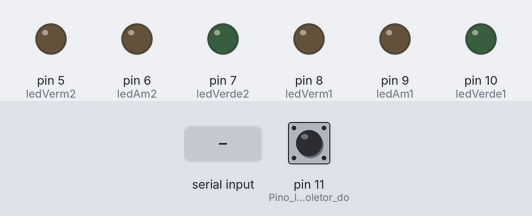
Simulated run of this sketch. Board: Arduino Uno, built with avr-gcc and run on an emulated ATmega328P. Parts: output pins drawn as LEDs (lit = HIGH). The inputs (shaded band) are chosen by the test bench; at power-on: pin 11 (Pino_ligado_ao_coletor_do) HIGH.

Above: at 1.2 s.
1.3 s: byte 1 (1) received over Serial
At 1.8 s:
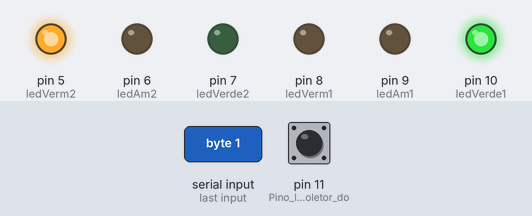
2.8 s: byte 2 (2) received over Serial
At 4.0 s:
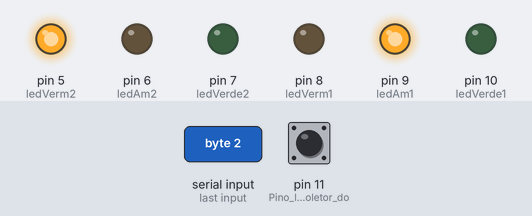
4.3 s: byte 3 (3) received over Serial
At 5.3 s:
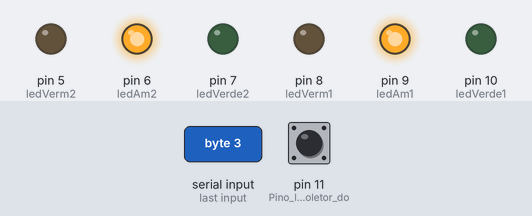
5.8 s: byte 4 (4) received over Serial
At 6.4 s:
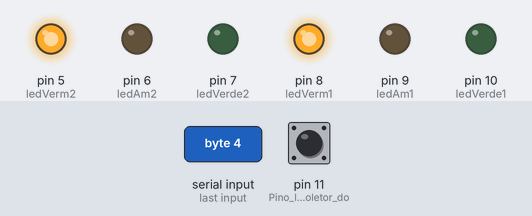
7.3 s: byte 5 (5) received over Serial
At 7.6 s:
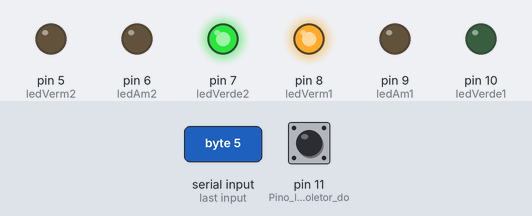
8.8 s: byte 2 (2) received over Serial
At 9.9 s:
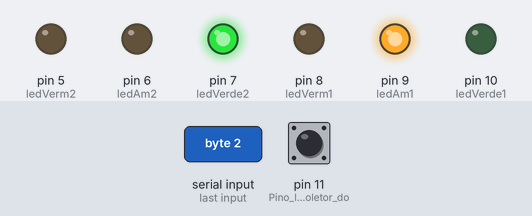
Timing chart, 0 to 11.3 s (numbered marks = the images above; inputs shaded):
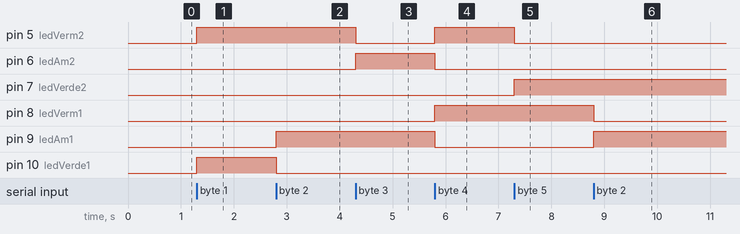

The sketch:

asd.ino
```cpp
#include <Thread.h>
#include <ThreadController.h>
#include <Ultrasonic.h>

int ledVerde1 =  10; //atribui o pino 10 a variável ledPin
int ledVerde2 =  7; //atribui o pino 13 a variável ledPin
int ledAm1 =  9; //atribui o pino 13 a variável ledPin
int ledAm2 =  6; //atribui o pino 13 a variável ledPin
int ledVerm1 =  8; //atribui o pino 13 a variável ledPin
int ledVerm2 =  5; //atribui o pino 13 a variável ledPin
int dado; //variável que receberá os dados da porta serial
int objeto = 0;
int leitura;
int estadoled = 0;
Thread threadControllerSemaforo = Thread();
Thread threadControllerSensor = Thread();
ThreadController controll = ThreadController();


void SensorController(){
  leitura = digitalRead(11);
  if (leitura == 0) //Verifica se o objeto foi detectado
  {
    Serial.println(1);
    delay(400);
}
}

  void SemaforoController(){
   if(Serial.available() > 0){ //verifica se existe comunicação com a porta serial
      dado = Serial.read();//lê os dados da porta serial
      switch(dado){
        case 1:
           digitalWrite(ledVerde1,HIGH);
           digitalWrite(ledVerm2,HIGH);
           digitalWrite(ledVerde2,LOW);
           digitalWrite(ledAm1,LOW);
           digitalWrite(ledAm2,LOW);
           digitalWrite(ledVerm1,LOW);
        break;
        case 2:
           digitalWrite(ledVerde1,LOW);
           digitalWrite(ledAm1,HIGH);
           digitalWrite(ledVerm1,LOW);
         break;
         case 3:
           digitalWrite(ledVerde2,LOW);
           digitalWrite(ledAm2,HIGH);
           digitalWrite(ledVerm2,LOW);
          break;
         case 4:
           digitalWrite(ledVerde1,LOW);
           digitalWrite(ledVerm2,HIGH);
           digitalWrite(ledAm1,LOW);
           digitalWrite(ledAm2,LOW);
           digitalWrite(ledVerde2,LOW);
           digitalWrite(ledVerm1,HIGH);
         break;
         case 5:
           digitalWrite(ledVerde1,LOW);
           digitalWrite(ledVerm2,LOW);
           digitalWrite(ledAm1,LOW);
           digitalWrite(ledAm2,LOW);
           digitalWrite(ledVerde2,HIGH);
           digitalWrite(ledVerm1,HIGH);
         break;
    }
  }
 }
void setup(){
   Serial.begin(9600);//frequência da porta serial
   pinMode(ledVerde1,OUTPUT); //define o pino o ledPin como saída
   pinMode(ledVerde2,OUTPUT); //define o pino o ledPin como saída
   pinMode(ledAm1,OUTPUT); //define o pino o ledPin como saída
   pinMode(ledAm2,OUTPUT); //define o pino o ledPin como saída
   pinMode(ledVerm1,OUTPUT); //define o pino o ledPin como saída
   pinMode(ledVerm2,OUTPUT); //define o pino o ledPin como saída
   pinMode(11, INPUT); //Pino ligado ao coletor do fototransistor
   Serial.begin(9600);
   threadControllerSemaforo.onRun(SemaforoController);
   threadControllerSensor.onRun(SensorController);
   controll.add(&threadControllerSemaforo);
   controll.add(&threadControllerSensor);
}

void loop(){
 controll.run();
}
```

Measured:
- after the input at 1.3 s, pin 5 (ledVerm2), pin 10 (ledVerde1): LOW → HIGH at once
- after the input at 2.8 s, pin 9 (ledAm1): LOW → HIGH at once; pin 10 (ledVerde1): HIGH → LOW at once
- after the input at 4.3 s, pin 5 (ledVerm2): HIGH → LOW at once; pin 6 (ledAm2): LOW → HIGH at once
- after the input at 5.8 s, pin 5 (ledVerm2), pin 8 (ledVerm1): LOW → HIGH at once; pin 6 (ledAm2), pin 9 (ledAm1): HIGH → LOW at once
- after the input at 7.3 s, pin 5 (ledVerm2): HIGH → LOW at once; pin 7 (ledVerde2): LOW → HIGH at once
- after the input at 8.8 s, pin 8 (ledVerm1): HIGH → LOW at once; pin 9 (ledAm1): LOW → HIGH at once
